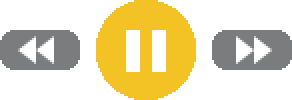
#> input picture custom-rootfs-d815/snom/bmp/colored/input_info_images/usb_playback_pause_arrows.png, 146 x 50 px (shown 2 times larger)
$ python -i theme-icons.py   (imports and definitions only)
#> lines starting #> are read from the running program, lines starting #| are printed output that depends on the picture
#!/usr/bin/env python3
"""Replace a 24x24 menu icon in all four themes from a source image.

lcsD375 menus only take built-in icon enums, so a custom icon replaces an unused
enum's PNG (the Games entry uses `dect`, see make-games-icon.py). Usage, from the repo root:
  tools/theme-icons.py ENUM SRC [--active SRC2] [--colors-from-theme]
ENUM is the file stem in icontype_icons/24x24 (e.g. dect, messages). SRC is any image
(its alpha channel, or if opaque its luminance inverted-from-white, is the shape). The
shape is recoloured per theme like the stock icons: normal colour for ENUM.png, the
blue accent for ENUM_active.png. With --keep-colors SRC is used as-is (resized only)."""
import argparse, os, re, sys
from PIL import Image

ROOT = "custom-rootfs/snom/bmp/colored"
THEMES = {  # dir: (normal colour, selected colour), as in make-games-icon.py
    "": ((0x33, 0x33, 0x33), (0x3d, 0x85, 0xc6)),
    "theme_colorful/": ((0xf2, 0xf2, 0xf2), (0x3d, 0x85, 0xc6)),
    "theme_dark/": ((0xf2, 0xf2, 0xf2), (0x3d, 0x85, 0xc6)),
    "theme_industrial/": ((0xf2, 0xf2, 0xf2), (0x3d, 0x85, 0xc6)),
}


def shape_mask(path):
    im = Image.open(path).convert("RGBA").resize((24, 24), Image.LANCZOS)
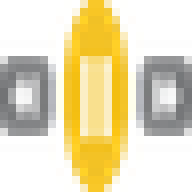
#> im: PIL image 24x24 RGBA (shown 8 times larger); mean R, G, B, A 136.1, 122.8, 61.7, 121.7; transparent parts drawn white
    a = im.getchannel("A")
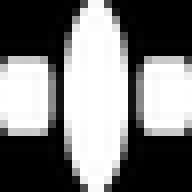
#> a: PIL image 24x24 L (shown 8 times larger); min 0, max 255, mean 121.7
    if a.getextrema() == (255, 255):  # opaque: dark pixels are the shape
        a = im.convert("L").point(lambda v: 255 - v)
    return a


def recolour(mask, rgb):
    out = Image.new("RGBA", (24, 24), rgb + (0,))
    out.putalpha(mask)
    return out


def main(argv=None):
    ap = argparse.ArgumentParser()
    ap.add_argument("enum"); ap.add_argument("src")
    ap.add_argument("--active", help="separate source for the _active (selected) icon")
    ap.add_argument("--keep-colors", action="store_true", help="do not recolour, only resize")
    ap.add_argument("--root", default=ROOT)
    o = ap.parse_args(argv)
    if not re.fullmatch(r"[a-z0-9_]+", o.enum) or o.enum.endswith("_active"):
        sys.exit("ENUM must be a plain stem like dect or messages")
    for theme, (normal, active) in THEMES.items():
        base = f"{o.root}/{theme}icontype_icons/24x24/{o.enum}"
        if not os.path.exists(base + ".png"):
            sys.exit(f"no such icon: {base}.png")
        for suffix, rgb, src in (("", normal, o.src), ("_active", active, o.active or o.src)):
            if o.keep_colors:
                img = Image.open(src).convert("RGBA").resize((24, 24), Image.LANCZOS)
            else:
                img = recolour(shape_mask(src), rgb)
            img.save(base + suffix + ".png", optimize=True)
            print("wrote", base + suffix + ".png")


# [2 lines not run here, left out]

>>> result = shape_mask('../custom-rootfs-d815/snom/bmp/colored/input_info_images/usb_playback_pause_arrows.png')
